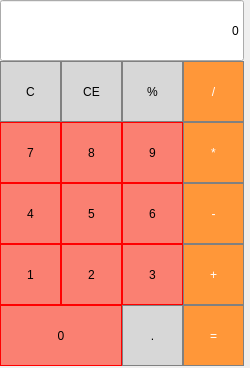
<?xml version="1.0" encoding="UTF-8"?>
<ui version="4.0">
 <class>QMainWindow</class>
 <widget class="QMainWindow" name="QMainWindow">
  <property name="geometry">
   <rect>
    <x>0</x>
    <y>0</y>
    <width>250</width>
    <height>368</height>
   </rect>
  </property>
  <property name="sizePolicy">
   <sizepolicy hsizetype="Expanding" vsizetype="Expanding">
    <horstretch>0</horstretch>
    <verstretch>0</verstretch>
   </sizepolicy>
  </property>
  <property name="windowTitle">
   <string>MainWindow</string>
  </property>
  <widget class="QWidget" name="centralwidget">
   <widget class="QPushButton" name="btn_C">
    <property name="geometry">
     <rect>
      <x>0</x>
      <y>61</y>
      <width>61</width>
      <height>61</height>
     </rect>
    </property>
    <property name="sizePolicy">
     <sizepolicy hsizetype="Minimum" vsizetype="Expanding">
      <horstretch>0</horstretch>
      <verstretch>0</verstretch>
     </sizepolicy>
    </property>
    <property name="styleSheet">
     <string notr="true">QPushButton {
  background-color: rgb(215, 215, 215);
  border: 1px solid gray;
}
QPushButton:pressed {
    background-color: qlineargradient(x1: 0, y1: 0, x2: 0, y2: 1,
                                      stop: 0 #BEBEBE, stop: 1 #D7D7D7);
}</string>
    </property>
    <property name="text">
     <string>C</string>
    </property>
   </widget>
   <widget class="QPushButton" name="btn_CE">
    <property name="geometry">
     <rect>
      <x>61</x>
      <y>61</y>
      <width>61</width>
      <height>61</height>
     </rect>
    </property>
    <property name="sizePolicy">
     <sizepolicy hsizetype="Minimum" vsizetype="Expanding">
      <horstretch>0</horstretch>
      <verstretch>0</verstretch>
     </sizepolicy>
    </property>
    <property name="styleSheet">
     <string notr="true">QPushButton {
  background-color: rgb(215, 215, 215);
  border: 1px solid gray;
}
QPushButton:pressed {
    background-color: qlineargradient(x1: 0, y1: 0, x2: 0, y2: 1,
                                      stop: 0 #BEBEBE, stop: 1 #D7D7D7);
}</string>
    </property>
    <property name="text">
     <string>CE</string>
    </property>
   </widget>
   <widget class="QPushButton" name="btn_pro">
    <property name="geometry">
     <rect>
      <x>122</x>
      <y>61</y>
      <width>61</width>
      <height>61</height>
     </rect>
    </property>
    <property name="sizePolicy">
     <sizepolicy hsizetype="Minimum" vsizetype="Expanding">
      <horstretch>0</horstretch>
      <verstretch>0</verstretch>
     </sizepolicy>
    </property>
    <property name="styleSheet">
     <string notr="true">QPushButton {
  background-color: rgb(215, 215, 215);
  border: 1px solid gray;
}
QPushButton:pressed {
    background-color: qlineargradient(x1: 0, y1: 0, x2: 0, y2: 1,
                                      stop: 0 #BEBEBE, stop: 1 #D7D7D7);
}</string>
    </property>
    <property name="text">
     <string>%</string>
    </property>
   </widget>
   <widget class="QPushButton" name="btn_div">
    <property name="geometry">
     <rect>
      <x>183</x>
      <y>61</y>
      <width>61</width>
      <height>61</height>
     </rect>
    </property>
    <property name="sizePolicy">
     <sizepolicy hsizetype="Minimum" vsizetype="Expanding">
      <horstretch>0</horstretch>
      <verstretch>0</verstretch>
     </sizepolicy>
    </property>
    <property name="styleSheet">
     <string notr="true">QPushButton {
  background-color: rgb(255, 151, 57);
  color: white; 
  border: 1px solid gray;
}

QPushButton:pressed {
    background-color: qlineargradient(x1: 0, y1: 0, x2: 0, y2: 1,
                                      stop: 0 #FF7832, stop: 1 #FF9739);
}</string>
    </property>
    <property name="text">
     <string>/</string>
    </property>
   </widget>
   <widget class="QPushButton" name="btn_7">
    <property name="geometry">
     <rect>
      <x>0</x>
      <y>122</y>
      <width>61</width>
      <height>61</height>
     </rect>
    </property>
    <property name="sizePolicy">
     <sizepolicy hsizetype="Minimum" vsizetype="Expanding">
      <horstretch>0</horstretch>
      <verstretch>0</verstretch>
     </sizepolicy>
    </property>
    <property name="styleSheet">
     <string notr="true">QPushButton {
   border: 1px solid red;
   background-color: rgb(250, 128, 114);
}
QPushButton:pressed {
    background-color: qlineargradient(x1: 0, y1: 0, x2: 0, y2: 1,
                                      stop: 0 #dadbde, stop: 1 #f6f7fa);
}</string>
    </property>
    <property name="text">
     <string>7</string>
    </property>
   </widget>
   <widget class="QPushButton" name="btn_8">
    <property name="geometry">
     <rect>
      <x>61</x>
      <y>122</y>
      <width>61</width>
      <height>61</height>
     </rect>
    </property>
    <property name="sizePolicy">
     <sizepolicy hsizetype="Minimum" vsizetype="Expanding">
      <horstretch>0</horstretch>
      <verstretch>0</verstretch>
     </sizepolicy>
    </property>
    <property name="styleSheet">
     <string notr="true">QPushButton {
   border: 1px solid red;
   background-color: rgb(250, 128, 114);
}
QPushButton:pressed {
    background-color: qlineargradient(x1: 0, y1: 0, x2: 0, y2: 1,
                                      stop: 0 #dadbde, stop: 1 #f6f7fa);
}</string>
    </property>
    <property name="text">
     <string>8</string>
    </property>
   </widget>
   <widget class="QPushButton" name="btn_mul">
    <property name="geometry">
     <rect>
      <x>183</x>
      <y>122</y>
      <width>61</width>
      <height>61</height>
     </rect>
    </property>
    <property name="sizePolicy">
     <sizepolicy hsizetype="Minimum" vsizetype="Expanding">
      <horstretch>0</horstretch>
      <verstretch>0</verstretch>
     </sizepolicy>
    </property>
    <property name="styleSheet">
     <string notr="true">QPushButton {
  background-color: rgb(255, 151, 57);
  color: white; 
  border: 1px solid gray;
}

QPushButton:pressed {
    background-color: qlineargradient(x1: 0, y1: 0, x2: 0, y2: 1,
                                      stop: 0 #FF7832, stop: 1 #FF9739);
}</string>
    </property>
    <property name="text">
     <string>*</string>
    </property>
   </widget>
   <widget class="QPushButton" name="btn_9">
    <property name="geometry">
     <rect>
      <x>122</x>
      <y>122</y>
      <width>61</width>
      <height>61</height>
     </rect>
    </property>
    <property name="sizePolicy">
     <sizepolicy hsizetype="Minimum" vsizetype="Expanding">
      <horstretch>0</horstretch>
      <verstretch>0</verstretch>
     </sizepolicy>
    </property>
    <property name="styleSheet">
     <string notr="true">QPushButton {
   border: 1px solid red;
   background-color: rgb(250, 128, 114);
}
QPushButton:pressed {
    background-color: qlineargradient(x1: 0, y1: 0, x2: 0, y2: 1,
                                      stop: 0 #dadbde, stop: 1 #f6f7fa);
}</string>
    </property>
    <property name="text">
     <string>9</string>
    </property>
   </widget>
   <widget class="QPushButton" name="btn_4">
    <property name="geometry">
     <rect>
      <x>0</x>
      <y>183</y>
      <width>61</width>
      <height>61</height>
     </rect>
    </property>
    <property name="sizePolicy">
     <sizepolicy hsizetype="Minimum" vsizetype="Expanding">
      <horstretch>0</horstretch>
      <verstretch>0</verstretch>
     </sizepolicy>
    </property>
    <property name="styleSheet">
     <string notr="true">QPushButton {
   border: 1px solid red;
   background-color: rgb(250, 128, 114);
}
QPushButton:pressed {
    background-color: qlineargradient(x1: 0, y1: 0, x2: 0, y2: 1,
                                      stop: 0 #dadbde, stop: 1 #f6f7fa);
}</string>
    </property>
    <property name="text">
     <string>4</string>
    </property>
   </widget>
   <widget class="QPushButton" name="btn_5">
    <property name="geometry">
     <rect>
      <x>61</x>
      <y>183</y>
      <width>61</width>
      <height>61</height>
     </rect>
    </property>
    <property name="sizePolicy">
     <sizepolicy hsizetype="Minimum" vsizetype="Expanding">
      <horstretch>0</horstretch>
      <verstretch>0</verstretch>
     </sizepolicy>
    </property>
    <property name="styleSheet">
     <string notr="true">QPushButton {
   border: 1px solid red;
   background-color: rgb(250, 128, 114);
}
QPushButton:pressed {
    background-color: qlineargradient(x1: 0, y1: 0, x2: 0, y2: 1,
                                      stop: 0 #dadbde, stop: 1 #f6f7fa);
}</string>
    </property>
    <property name="text">
     <string>5</string>
    </property>
   </widget>
   <widget class="QPushButton" name="btn_min">
    <property name="geometry">
     <rect>
      <x>183</x>
      <y>183</y>
      <width>61</width>
      <height>61</height>
     </rect>
    </property>
    <property name="sizePolicy">
     <sizepolicy hsizetype="Minimum" vsizetype="Expanding">
      <horstretch>0</horstretch>
      <verstretch>0</verstretch>
     </sizepolicy>
    </property>
    <property name="styleSheet">
     <string notr="true">QPushButton {
  background-color: rgb(255, 151, 57);
  color: white; 
  border: 1px solid gray;
}

QPushButton:pressed {
    background-color: qlineargradient(x1: 0, y1: 0, x2: 0, y2: 1,
                                      stop: 0 #FF7832, stop: 1 #FF9739);
}</string>
    </property>
    <property name="text">
     <string>-</string>
    </property>
   </widget>
   <widget class="QPushButton" name="btn_6">
    <property name="geometry">
     <rect>
      <x>122</x>
      <y>183</y>
      <width>61</width>
      <height>61</height>
     </rect>
    </property>
    <property name="sizePolicy">
     <sizepolicy hsizetype="Minimum" vsizetype="Expanding">
      <horstretch>0</horstretch>
      <verstretch>0</verstretch>
     </sizepolicy>
    </property>
    <property name="styleSheet">
     <string notr="true">QPushButton {
   border: 1px solid red;
   background-color: rgb(250, 128, 114);
}
QPushButton:pressed {
    background-color: qlineargradient(x1: 0, y1: 0, x2: 0, y2: 1,
                                      stop: 0 #dadbde, stop: 1 #f6f7fa);
}</string>
    </property>
    <property name="text">
     <string>6</string>
    </property>
   </widget>
   <widget class="QPushButton" name="btn_1">
    <property name="geometry">
     <rect>
      <x>0</x>
      <y>244</y>
      <width>61</width>
      <height>61</height>
     </rect>
    </property>
    <property name="sizePolicy">
     <sizepolicy hsizetype="Minimum" vsizetype="Expanding">
      <horstretch>0</horstretch>
      <verstretch>0</verstretch>
     </sizepolicy>
    </property>
    <property name="styleSheet">
     <string notr="true">QPushButton {
   border: 1px solid red;
   background-color: rgb(250, 128, 114);
}
QPushButton:pressed {
    background-color: qlineargradient(x1: 0, y1: 0, x2: 0, y2: 1,
                                      stop: 0 #dadbde, stop: 1 #f6f7fa);
}</string>
    </property>
    <property name="text">
     <string>1</string>
    </property>
   </widget>
   <widget class="QPushButton" name="btn_2">
    <property name="geometry">
     <rect>
      <x>61</x>
      <y>244</y>
      <width>61</width>
      <height>61</height>
     </rect>
    </property>
    <property name="sizePolicy">
     <sizepolicy hsizetype="Minimum" vsizetype="Expanding">
      <horstretch>0</horstretch>
      <verstretch>0</verstretch>
     </sizepolicy>
    </property>
    <property name="styleSheet">
     <string notr="true">QPushButton {
   border: 1px solid red;
   background-color: rgb(250, 128, 114);
}
QPushButton:pressed {
    background-color: qlineargradient(x1: 0, y1: 0, x2: 0, y2: 1,
                                      stop: 0 #dadbde, stop: 1 #f6f7fa);
}</string>
    </property>
    <property name="text">
     <string>2</string>
    </property>
   </widget>
   <widget class="QPushButton" name="btn_add">
    <property name="geometry">
     <rect>
      <x>183</x>
      <y>244</y>
      <width>61</width>
      <height>61</height>
     </rect>
    </property>
    <property name="sizePolicy">
     <sizepolicy hsizetype="Minimum" vsizetype="Expanding">
      <horstretch>0</horstretch>
      <verstretch>0</verstretch>
     </sizepolicy>
    </property>
    <property name="styleSheet">
     <string notr="true">QPushButton {
  background-color: rgb(255, 151, 57);
  color: white; 
  border: 1px solid gray;
}

QPushButton:pressed {
    background-color: qlineargradient(x1: 0, y1: 0, x2: 0, y2: 1,
                                      stop: 0 #FF7832, stop: 1 #FF9739);
}</string>
    </property>
    <property name="text">
     <string>+</string>
    </property>
   </widget>
   <widget class="QPushButton" name="btn_3">
    <property name="geometry">
     <rect>
      <x>122</x>
      <y>244</y>
      <width>61</width>
      <height>61</height>
     </rect>
    </property>
    <property name="sizePolicy">
     <sizepolicy hsizetype="Minimum" vsizetype="Expanding">
      <horstretch>0</horstretch>
      <verstretch>0</verstretch>
     </sizepolicy>
    </property>
    <property name="styleSheet">
     <string notr="true">QPushButton {
   border: 1px solid red;
   background-color: rgb(250, 128, 114);
}
QPushButton:pressed {
    background-color: qlineargradient(x1: 0, y1: 0, x2: 0, y2: 1,
                                      stop: 0 #dadbde, stop: 1 #f6f7fa);
}</string>
    </property>
    <property name="text">
     <string>3</string>
    </property>
   </widget>
   <widget class="QPushButton" name="btn_eg">
    <property name="geometry">
     <rect>
      <x>183</x>
      <y>305</y>
      <width>61</width>
      <height>61</height>
     </rect>
    </property>
    <property name="sizePolicy">
     <sizepolicy hsizetype="Minimum" vsizetype="Expanding">
      <horstretch>0</horstretch>
      <verstretch>0</verstretch>
     </sizepolicy>
    </property>
    <property name="styleSheet">
     <string notr="true">QPushButton {
  background-color: rgb(255, 151, 57);
  color: white; 
  border: 1px solid gray;
}

QPushButton:pressed {
    background-color: qlineargradient(x1: 0, y1: 0, x2: 0, y2: 1,
                                      stop: 0 #FF7832, stop: 1 #FF9739);
}</string>
    </property>
    <property name="text">
     <string>=</string>
    </property>
   </widget>
   <widget class="QPushButton" name="btn_point">
    <property name="geometry">
     <rect>
      <x>122</x>
      <y>305</y>
      <width>61</width>
      <height>61</height>
     </rect>
    </property>
    <property name="sizePolicy">
     <sizepolicy hsizetype="Minimum" vsizetype="Expanding">
      <horstretch>0</horstretch>
      <verstretch>0</verstretch>
     </sizepolicy>
    </property>
    <property name="styleSheet">
     <string notr="true">QPushButton {
  background-color: rgb(215, 215, 215);
  border: 1px solid gray;
}
QPushButton:pressed {
    background-color: qlineargradient(x1: 0, y1: 0, x2: 0, y2: 1,
                                      stop: 0 #BEBEBE, stop: 1 #D7D7D7);
}</string>
    </property>
    <property name="text">
     <string>.</string>
    </property>
   </widget>
   <widget class="QPushButton" name="btn_0">
    <property name="geometry">
     <rect>
      <x>0</x>
      <y>305</y>
      <width>122</width>
      <height>61</height>
     </rect>
    </property>
    <property name="sizePolicy">
     <sizepolicy hsizetype="Minimum" vsizetype="Expanding">
      <horstretch>0</horstretch>
      <verstretch>0</verstretch>
     </sizepolicy>
    </property>
    <property name="styleSheet">
     <string notr="true">QPushButton {
   border: 1px solid red;
   background-color: rgb(250, 128, 114);
}
QPushButton:pressed {
    background-color: qlineargradient(x1: 0, y1: 0, x2: 0, y2: 1,
                                      stop: 0 #dadbde, stop: 1 #f6f7fa);
}</string>
    </property>
    <property name="text">
     <string>0</string>
    </property>
   </widget>
   <widget class="QLineEdit" name="le_entry">
    <property name="geometry">
     <rect>
      <x>0</x>
      <y>0</y>
      <width>244</width>
      <height>61</height>
     </rect>
    </property>
    <property name="sizePolicy">
     <sizepolicy hsizetype="Expanding" vsizetype="Maximum">
      <horstretch>0</horstretch>
      <verstretch>0</verstretch>
     </sizepolicy>
    </property>
    <property name="text">
     <string>0</string>
    </property>
    <property name="maxLength">
     <number>10</number>
    </property>
    <property name="alignment">
     <set>Qt::AlignRight|Qt::AlignTrailing|Qt::AlignVCenter</set>
    </property>
    <property name="readOnly">
     <bool>true</bool>
    </property>
   </widget>
  </widget>
 </widget>
 <resources/>
 <connections/>
</ui>
